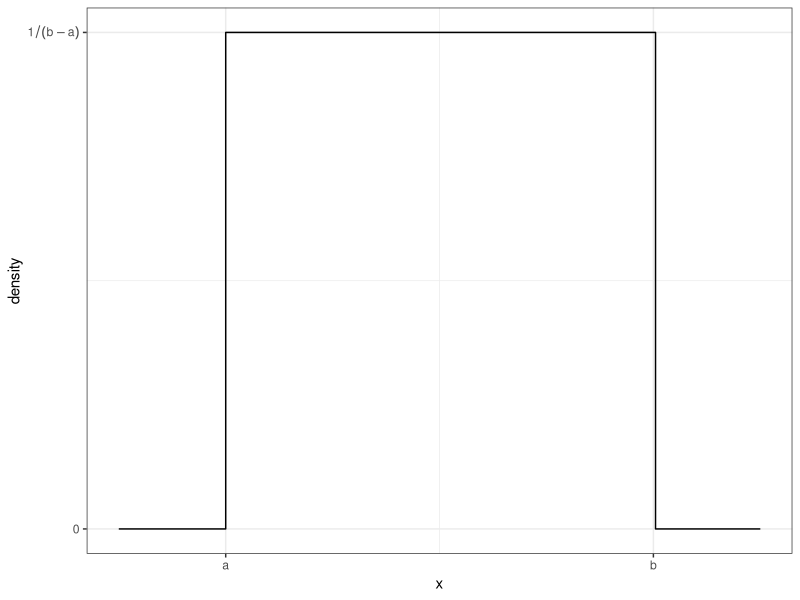
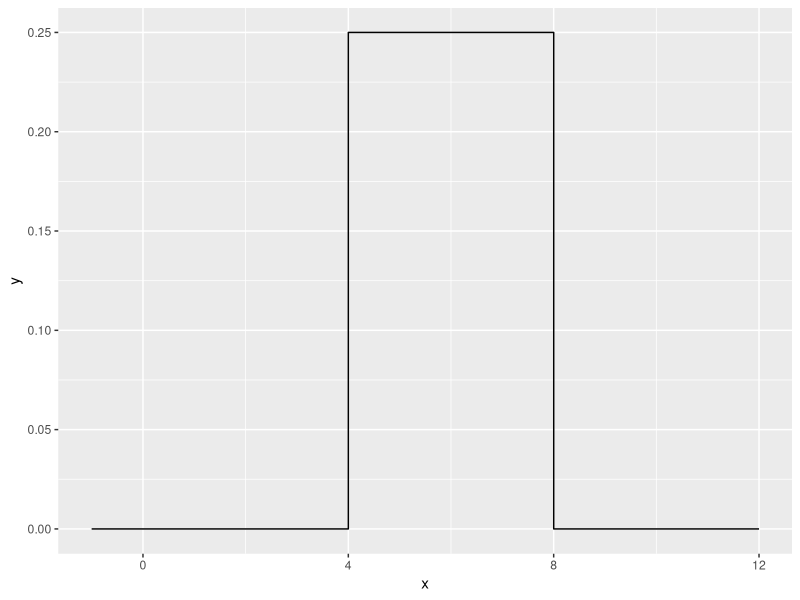
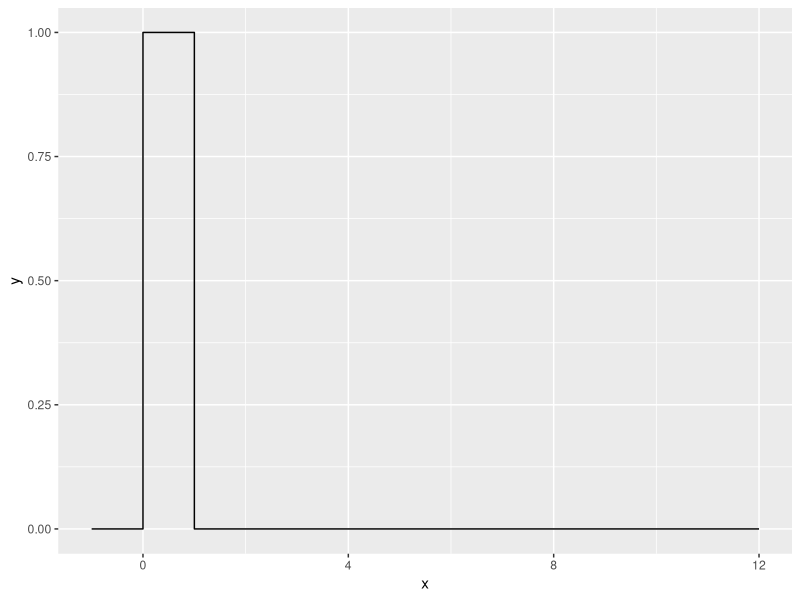
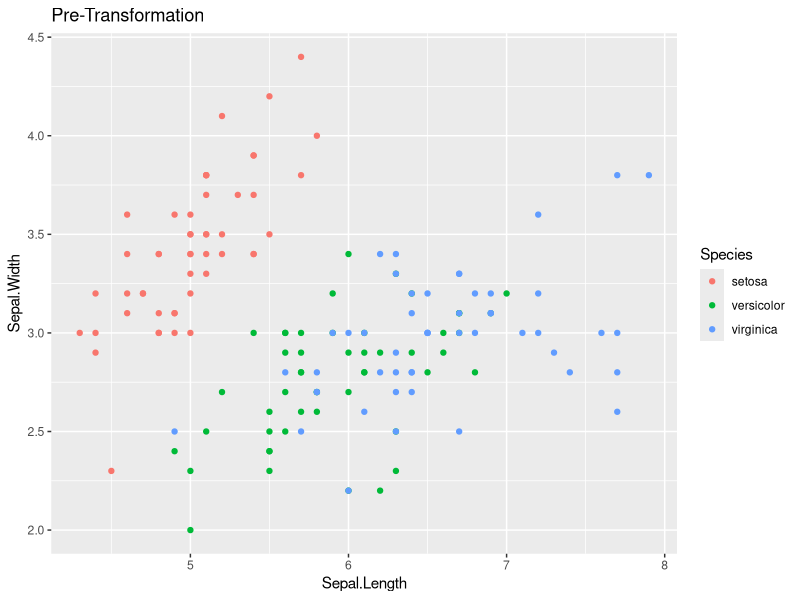
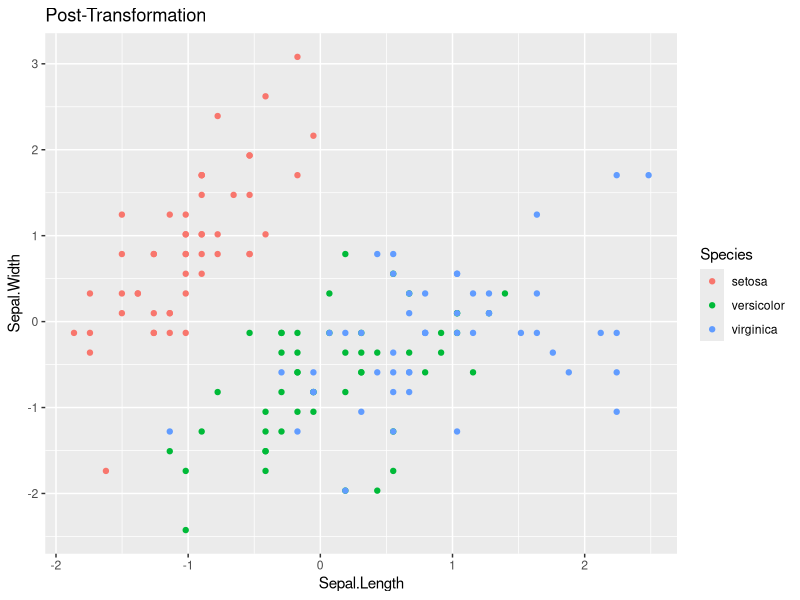
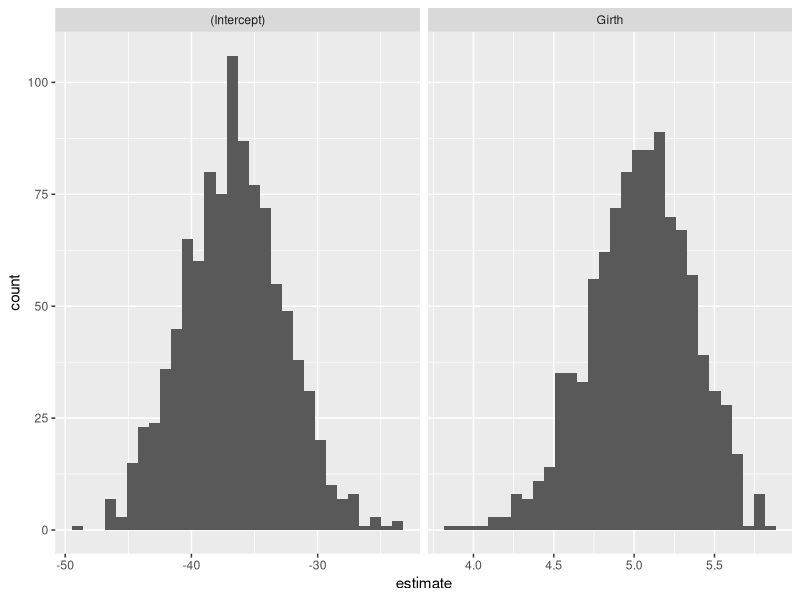
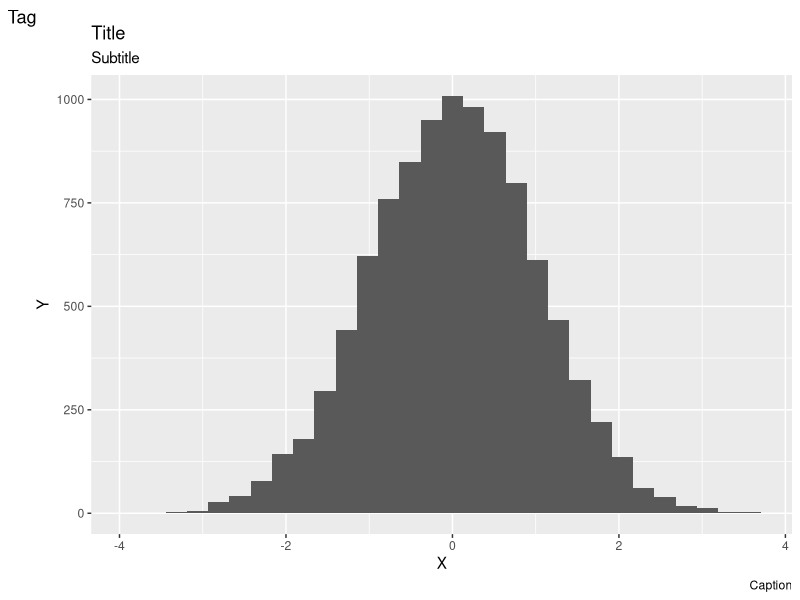

R code for these plots, in order:
## ---- chunk 1
knitr::opts_chunk$set( echo = TRUE )
library( tidyverse, quietly=TRUE )
library( ggplot2 )
library( dplyr )
library( microbenchmark )
## ---- chunk 2
data <- data.frame( x = seq( -.25,1.25, length=301 ) ) 
data <- data %>% mutate( y = dunif( x, 0, 1 ) ) 
ggplot( data, aes( x=x, y=y ) ) +
  geom_step() +   # geom_step is similar to geom_line() but for step functions
  scale_x_continuous( breaks=c( 0, 1 ), labels=c( 'a', 'b' ) ) +
  scale_y_continuous( breaks=c( 0, 1 ), labels=c( 0, expression( 1 / ( b - a ) ) ) ) +
  labs( y='density' ) + theme_bw()
## ---- chunk 3
duniform <- function( x, a, b )
{
  if( x >= a & x <= b )
  {
    return( 1 / ( b - a ) )
  }
  else
  {
    return( 0 )
  }
}
## ---- chunk 4
duniform <- function( x, a, b )
{
  output <- NULL
  for( i in 1:length( x ) )
    {  
      if( x[i] >= a & x[i] <= b )
      {
        output[i] = 1 / ( b - a )
      }
      else
      {
        output[i] = 0
      }
    }
  return( output )
}
## ---- chunk 5
data.frame( x=seq( -1, 12, by=.001 ) ) %>%
  mutate( y = duniform( x, 4, 8 ) ) %>%
  ggplot( aes(x=x, y=y) ) +
  geom_step()
## ---- chunk 6
microbenchmark::microbenchmark( duniform( seq( -4,12,by=.0001 ), 4, 8 ), times=100 )
## ---- chunk 7
duniform <- function( x, a, b )
{
  ifelse( x >= a & x <= b, 1 / ( b - a ), 0 )
}
## ---- chunk 8
duniform <- function( x, a=0, b=1 )
{
  return( ifelse( x >= a & x <= b, 1 / ( b - a ), 0 ) )
}
data.frame( x=seq( -1, 12, by=.001 ) ) %>%
  mutate( y = duniform( x ) ) %>%
  ggplot( aes( x=x, y=y ) ) +
  geom_step()
## ---- chunk 9
standardize <- function( x )
{
  return( ( x - mean( x ) ) / sd( x ) )
}

data( 'iris' )
# Graph the pre-transformed data.
ggplot( iris, aes( x=Sepal.Length, y=Sepal.Width, color=Species ) ) +
  geom_point() +
  labs( title='Pre-Transformation' )

# Standardize all of the numeric columns
# across() selects columns and applies a function to them
# there column select requires a dplyr column select command such
# as starts_with(), contains(), or where().  The where() command
# allows us to use some logical function on the column to decide
# if the function should be applied or not.
iris.z <- iris %>% mutate( across( where( is.numeric ), standardize ) )

# Graph the post-transformed data.
ggplot( iris.z, aes( x=Sepal.Length, y=Sepal.Width, color=Species ) ) +
  geom_point() +
  labs( title='Post-Transformation' )
## ---- chunk 10
fizzbuzz <- function( n )
{
  output <- c( 1:n )
  for( i in 1:n )
  {
    if( i %% 3 == 0 & i %% 5 != 0 )
    {
      output[i] = "Fizz" 
    }
    else if( i %% 5 == 0 )
    {
      output[i] <- ""
      if( i %% 3 == 0 )
      {
        output[i] = "Fizz" 
      }
      output[i] <- paste( output[i], "Buzz" )
    }
  }
  return( output )
}
x <- fizzbuzz( 15 )
x
## ---- chunk 11
#' Fill in missing values in a vector with the previous value. 
#' 
#' @parm x An input vector with missing values
#' @result The input vector with NA values filled in.
myFill <- function( x )
{
  mostRecent <- 0
  for( i in 1:length( x ) )
  {
    ifelse( !is.na( x[i] ), mostRecent <- x[i], x[i] <- mostRecent )
  }
  return( x )
} 
## ---- chunk 12
test.vector <- c( 'A', NA, NA, 'B', 'C', NA, NA, NA )
result <- myFill( test.vector )
result
## ---- chunk 13
#' Calculate bootstrap CI for an lm object
#' 
#' @param model
#' @param N
boot.lm <- function( model, N=1000 )
{
  data    <- model$model  # Extract the original data
  formula <- model$terms  # and model formula used

  # Start the output data frame with the full sample statistic
  output <- broom::tidy( model ) %>% 
    select( term, estimate ) %>% 
    pivot_wider( names_from=term, values_from=estimate )

  for( i in 1:N )
  {
    data_sample <- data %>% sample_frac( replace=TRUE )
    model.boot <- lm( formula, data=data_sample )
    coefs <- broom::tidy( model.boot ) %>% 
      select( term, estimate ) %>% 
      pivot_wider( names_from=term, values_from=estimate )
    output <- output %>% rbind( coefs )
  }  
  return( output )
}

# Run the function on a model
m <- lm( Volume ~ Girth, data=trees )
boot.dist <- boot.lm( m )

# If boot.lm() works, then the following produces a nice graph
boot.dist %>% gather( 'term', 'estimate' ) %>% 
  ggplot( aes( x=estimate ) ) + 
  geom_histogram() + 
  facet_grid( .~term, scales='free' )
## ---- chunk 14
#' Calculate bootstrap CI for an lm object
#' 
#' @param model
#' @param N
genHist <- function( v, title="Title", xName="X", yName="Y", caption="Caption", subtitle="Subtitle", tag="Tag", altInsight="Alt Insight", label="Label" )
{
  data <- data.frame( x=v )
  ggplot( data=data ) + 
    geom_histogram( aes( x=v ) ) +
    labs( title=title, x=xName, y=yName, caption=caption, subtitle=subtitle, tag=tag, alt_insight=altInsight, label=label )
}
genHist( rnorm( 10000 ) )
